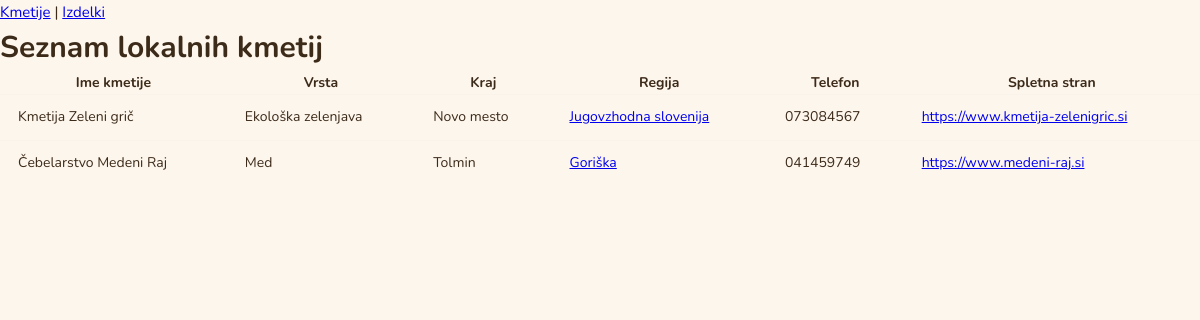
/farms, run on the app's committed database.
### tables this page shows
CREATE TABLE Kmetija (
    id INTEGER PRIMARY KEY AUTOINCREMENT,
    ime_kmetije TEXT NOT NULL,
    vrsta_kmetije TEXT,
    delovni_cas TEXT,
    kraj TEXT,
    regija TEXT,
    telefonska_stevilka TEXT,
    spletna_stran TEXT,
    id_uporabnika INTEGER,
    FOREIGN KEY (id_uporabnika) REFERENCES Uporabnik(id)
);

### web.py (the view)
@app.route('/farms')
def farms():
    kmetije = query("SELECT * FROM Kmetija")
    return render_template('farms.html', kmetije=kmetije)

### database.py (called while the page is built)
def get_connection():
    conn = sqlite3.connect(DB_PATH)
    conn.row_factory = sqlite3.Row  # Omogoča dostop do podatkov po imenih stolpcev
    return conn

def query(sql, params=()):
    conn = get_connection()
    try:
        cursor = conn.cursor()
        cursor.execute(sql, params)
        result = cursor.fetchall()
        return result
    finally:
        conn.close()

### templates/farms.html (shortened to what this page needs)
<!DOCTYPE html>
<html lang="sl">
<head>
    <link rel="stylesheet" href="{{ url_for('static', filename='style.css') }}">
</head>
<body>
    <nav>
        <a href="/">Kmetije</a> |
        <a href="/products">Izdelki</a>
    </nav>
    <h1>Seznam lokalnih kmetij</h1>
    <table>
        <tr>
            <th>Ime kmetije</th>
            <th>Vrsta</th>
            <th>Kraj</th>
            <th>Regija</th>
            <th>Telefon</th>
            <th>Spletna stran</th>
        </tr>
        {% for k in kmetije %}
        <tr>
            <td>{{ k.ime_kmetije }}</td>
            <td>{{ k.vrsta_kmetije }}</td>
            <td>{{ k.kraj }}</td>
            <td><a href="/region/{{ k.regija }}">{{ k.regija }}</a></td>
            <td>{{ k.telefonska_stevilka }}</td>
            <td><a href="{{ k.spletna_stran }}" target="_blank">{{ k.spletna_stran }}</a></td>
        </tr>
        {% endfor %}
    </table>
</body>
</html>

### static/style.css (style rules this page uses)
* { box-sizing: border-box; margin: 0; padding: 0; }
body { font-family: 'Nunito', sans-serif; background: #FDF6EC; color: #3D2B1A; font-size: 15px; line-height: 1.6; }
table { width: 100%; border-collapse: collapse; font-size: 14px; }
tbody tr { border-bottom: 1.5px solid #F9F3EC; transition: background 0.1s; }
tbody tr:last-child { border-bottom: none; }
tbody td { padding: 11px 18px; color: #3D2B1A; }

### data on the page
Kmetija: ime_kmetije "Kmetija Zeleni grič", vrsta_kmetije "Ekološka zelenjava", kraj "Novo mesto", regija "Jugovzhodna slovenija", telefonska_stevilka "073084567", spletna_stran "https://www.kmetija-zelenigric.si"
Kmetija: ime_kmetije "Čebelarstvo Medeni Raj", vrsta_kmetije "Med", kraj "Tolmin", regija "Goriška", telefonska_stevilka "041459749", spletna_stran "https://www.medeni-raj.si"
